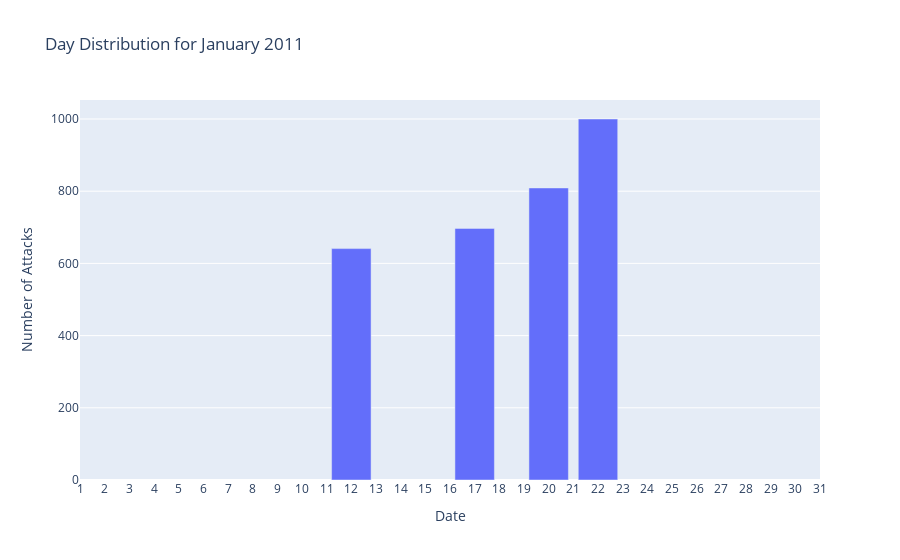

This figure's notebook cell:
### Code cell
# Plot Date distribution for each month in each year
min_year = df['year'].min()
max_year = df['year'].max()
for i in range(min_year, max_year + 1):
    ydf = df[df['year'] == i]
    for j in range(1, 13):
        fig = plot_month_dist_for_year(i, j)
        fig.show()

### Figure 1 — Plotly figure (JSON) as saved in the notebook; plotly's stock layout.template omitted (floating-point values rounded to 4 significant figures)
{"data": [{"type": "bar", "x": [12, 17, 20, 22], "y": [641, 697, 809, 1000]}], "layout": {"title": {"text": "Day Distribution for January 2011"}, "xaxis": {"range": [1, 31], "tickmode": "linear", "title": {"text": "Date"}}, "yaxis": {"title": {"text": "Number of Attacks"}}}}
